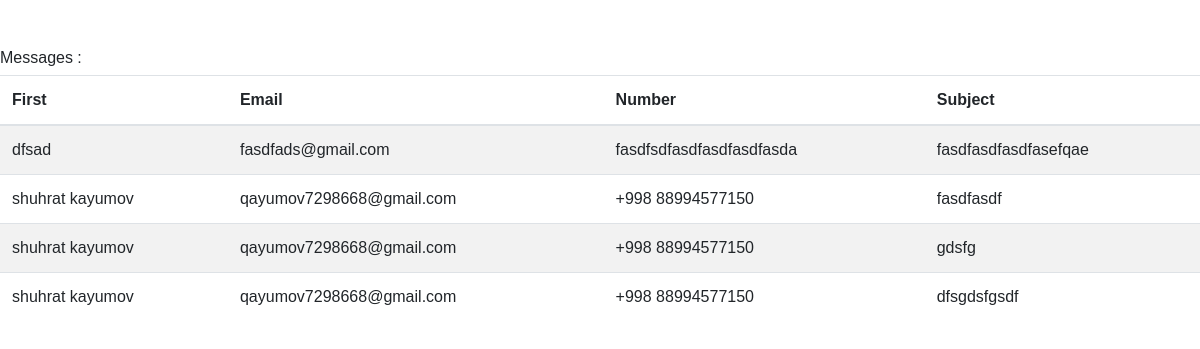
Before: /components/ with the older database file.
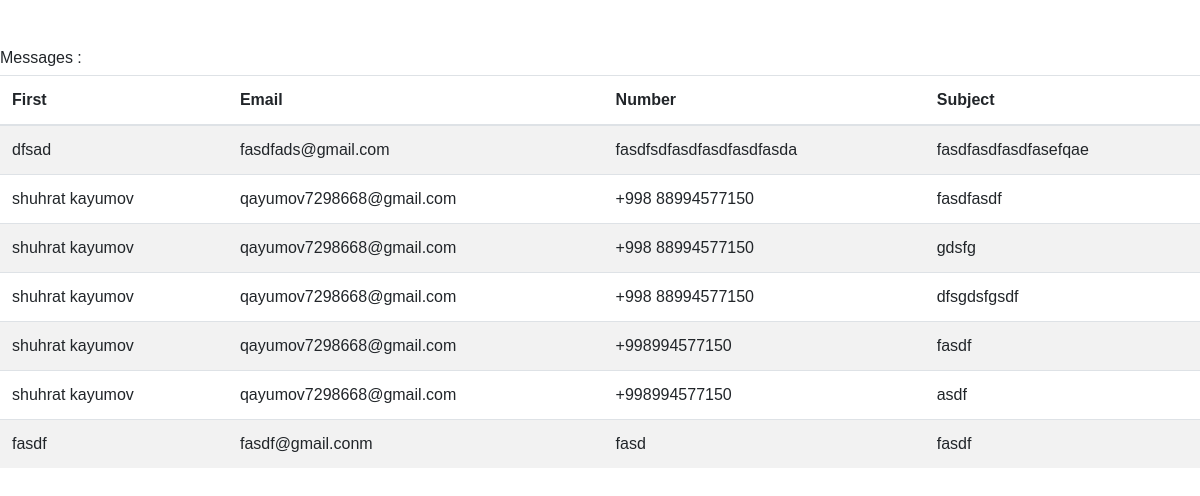
After: the same page with the newer database file.
### store/models.py (models this page shows, shortened)
class Contact(models.Model):
    name = models.CharField(max_length=100, blank=True, null=True)
    email = models.EmailField(blank=True, null=True)
    number = models.CharField(max_length=30, blank=True, null=True)
    subject = models.TextField(blank=True, null=True)

### store/views.py (the view)
# urls.py: path('components/', components, name='components'),
def components(request):
    message = Contact.objects.all()
    context = {'message': message}
    return render(request, 'components.html', context)

### templates/components.html (shortened to what this page needs)
<!DOCTYPE html>
{% load static %}
<html lang="en">
<head>
   <link rel="stylesheet" href="{% static 'vendors/themify-icons/css/themify-icons.css' %}">
   <link rel="stylesheet" href="{% static 'css/johndoe.css' %}">
</head>
<body>
      <h6 class="section-secondary-title mt-5">Messages :</h6>
      <table class="table table-striped">
         <thead>
            <tr>
               <th scope="col">First</th>
               <th scope="col">Email</th>
               <th scope="col">Number</th>
               <th scope="col">Subject</th>
            </tr>
         </thead>
         <tbody>
             {% for cat in message %}
                <tr>
                   <td>{{ cat.name }}</td>
                   <td>{{ cat.email }}</td>
                   <td>{{ cat.number }}</td>
                   <td>{{ cat.subject }}</td>
                </tr>
             {% endfor %}
         </tbody>
      </table>
</body>
</html>

Changed rows visible on the page:
added Contact: name "shuhrat kayumov", email "qayumov7298668@gmail.com", number "+998994577150", subject "fasdf"
added Contact: name "shuhrat kayumov", email "qayumov7298668@gmail.com", number "+998994577150", subject "asdf"
added Contact: name "fasdf", email "fasdf@gmail.conm", number "fasd", subject "fasdf"
